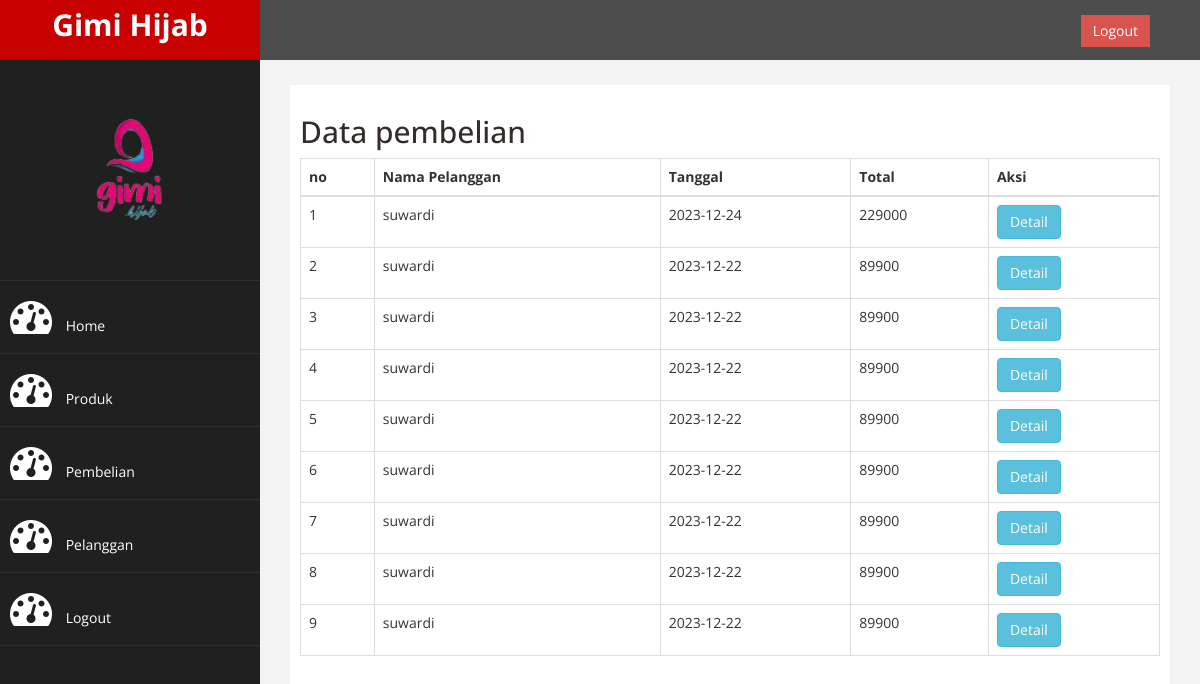
Page /admin/index.php?halaman=pembelian (signed in) on the committed database.
### tables this page shows
CREATE TABLE `pembelian` (
  `id_pembelian` int(11) NOT NULL,
  `id_pelanggan` int(11) NOT NULL,
  `id_ongkir` int(11) NOT NULL,
  `tanggal_pembelian` date NOT NULL,
  `total_pembelian` int(11) NOT NULL,
  `nama_kota` varchar(100) NOT NULL,
  `tarif` int(11) NOT NULL,
  `alamat_pengiriman` text NOT NULL
);

CREATE TABLE `pelanggan` (
  `id_pelanggan` int(11) NOT NULL,
  `email_pelanggan` varchar(100) NOT NULL,
  `password_pelanggan` varchar(50) NOT NULL,
  `nama_pelanggan` varchar(100) NOT NULL,
  `telepon_pelanggan` varchar(25) NOT NULL,
  `alamt_pelanggan` text NOT NULL
);

### admin/pembelian.php (the view)
<h2>Data pembelian</h2>
<table class="table table-bordered">
	<thead>
		<tr>
			<th>no</th>
			<th>Nama Pelanggan</th>
			<th>Tanggal</th>
			<th>Total</th>
			<th>Aksi</th>
		</tr>
	</thead>
	<tbody>
		<?php $nomor = 1; ?>
		<?php $ambil = $koneksi->query("SELECT * FROM pembelian
JOIN pelanggan ON pembelian.id_pelanggan = pelanggan.id_pelanggan
ORDER BY tanggal_pembelian desc;
"); ?>
		<?php while ($pecah = $ambil->fetch_assoc()) { ?>
			<tr>
				<td><?php echo $nomor; ?></td>
				<td><?php echo $pecah['nama_pelanggan']; ?></td>
				<td><?php echo $pecah['tanggal_pembelian']; ?></td>
				<td><?php echo $pecah['total_pembelian']; ?></td>
				<td>
					<a href="index.php?halaman=detail&id=<?php echo $pecah['id_pembelian']; ?>" class="btn btn-info">Detail</a>
				</td>
			</tr>
			<?php $nomor++; ?>
		<?php } ?>
	</tbody>
</table>

### admin/assets/css/custom.css (style rules this page uses)
body { font-family: 'Open Sans', sans-serif; }
h2 { color: rgb(52, 43, 43); }

### rows in the picture
pembelian: id_pelanggan.nama_pelanggan "suwardi", tanggal_pembelian "2023-12-24", total_pembelian "229000"
pembelian: id_pelanggan.nama_pelanggan "suwardi", tanggal_pembelian "2023-12-22", total_pembelian "89900"
pembelian: id_pelanggan.nama_pelanggan "suwardi", tanggal_pembelian "2023-12-22", total_pembelian "89900"
pembelian: id_pelanggan.nama_pelanggan "suwardi", tanggal_pembelian "2023-12-22", total_pembelian "89900"
pembelian: id_pelanggan.nama_pelanggan "suwardi", tanggal_pembelian "2023-12-22", total_pembelian "89900"
pembelian: id_pelanggan.nama_pelanggan "suwardi", tanggal_pembelian "2023-12-22", total_pembelian "89900"
pembelian: id_pelanggan.nama_pelanggan "suwardi", tanggal_pembelian "2023-12-22", total_pembelian "89900"
pembelian: id_pelanggan.nama_pelanggan "suwardi", tanggal_pembelian "2023-12-22", total_pembelian "89900"
pembelian: id_pelanggan.nama_pelanggan "suwardi", tanggal_pembelian "2023-12-22", total_pembelian "89900"
